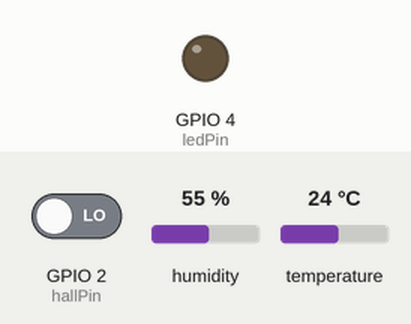
Simulated run of this sketch. Board: ESP8266 (NodeMCU). Shown: output pins drawn as LEDs (lit = HIGH). The test bench sets the inputs (shaded band); at power-on: GPIO 2 (hallPin) LOW, humidity 55 %, temperature 24 °C. WiFi joins after 1.5 s; servers stay silent unless stated; what the sketch prints to the serial monitor is not drawn.

Above: at 0.1 s.
At 1.9 s:
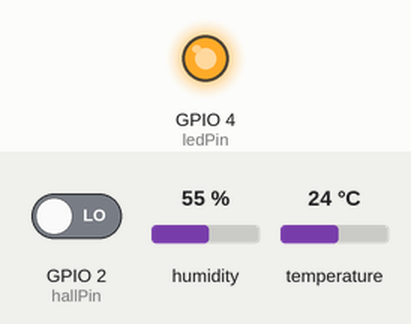
Timing chart, 0 to 3.4 s (numbered marks = the images above):
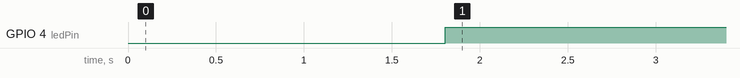

The sketch:

station_meteo_v1.0.0.ino
```cpp
#define BLYNK_TEMPLATE_ID           "TMPLvMXPVYpR"
#define BLYNK_DEVICE_NAME           "Meteo"
#define BLYNK_AUTH_TOKEN            "e4Ra7py3GsW9pAvPpFUZwiwB17pZIYHJ"

#include <SimpleDHT.h>
#include <ESP8266WiFi.h>
#include <BlynkSimpleEsp8266.h>

#define DHT_SENSOR_TYPE DHT_TYPE_11
#define BLYNK_PRINT Serial

#define PI 3.1415926535897932384626433832795


//#define BLYNK_PRINT Serial // Enables Serial Monitor
char auth[] = BLYNK_AUTH_TOKEN;
char ssid[] = "Livebox-1F90";
char pass[] = "o3jwTuDzadcmQAtZ2r";

const int ledPin = 4;
const int hallPin = 2;
static const int DHT_SENSOR_PIN = 5;
SimpleDHT11 dht11(DHT_SENSOR_PIN);

int sensorValue;

int tempoActive = 0;
// Temps à l'activation de la tempo
unsigned long tempoDepart = 0;

void setup() {
  // put your setup code here, to run once:
  Serial.begin(115200);
  pinMode( ledPin, OUTPUT );
  pinMode( hallPin, INPUT );

  Blynk.begin(auth, ssid, pass);
}

void mesure_anemometre() {
    // lecture du capteur a Effet Hall
  sensorValue = digitalRead( hallPin );
  //Serial.print("sensorValue = ");
  //Serial.println(sensorValue);
  sensorValue = not( sensorValue );

  digitalWrite( ledPin, sensorValue );
}

void mesure_temp_humidite() {
 // start working...
  Serial.println("=================================");
  Serial.println("Sample DHT11...");

  // read without samples.
  byte temperature = 0;
  byte humidity = 0;
  float t = (float)temperature;
  float h = (float)humidity;

  int err = SimpleDHTErrSuccess;
  if ((err = dht11.read(&temperature, &humidity, NULL)) != SimpleDHTErrSuccess) {
    Serial.print("Read DHT11 failed, err=");
    Serial.print(SimpleDHTErrCode(err));
    Serial.print(",");
    Serial.println(SimpleDHTErrDuration(err));
    return;
  }

  Serial.print("Sample OK: ");
  Serial.print((int)temperature);
  Serial.print(" *C, ");
  Serial.print((int)humidity);
  Serial.println(" H");

  Blynk.virtualWrite(V6,temperature);
  Blynk.virtualWrite(V4,humidity);

}

void loop() {
  Blynk.run();
  // put your main code here, to run repeatedly:

  mesure_anemometre();

  // Si la temporisation est active,
  //if ( tempoActive ) {
  // Et si il s'est écoulé 3 secondes,
  if ( millis() - tempoDepart >= 3000 ) {
    tempoDepart = millis();
    mesure_temp_humidite();
  // Et on désactive la temporisation pour ne pas afficher ce message une seconde fois
    //tempoActive = 0;
  }

}
```

Measured:
- by itself, GPIO 4 (ledPin): LOW → HIGH at 1.8 s
